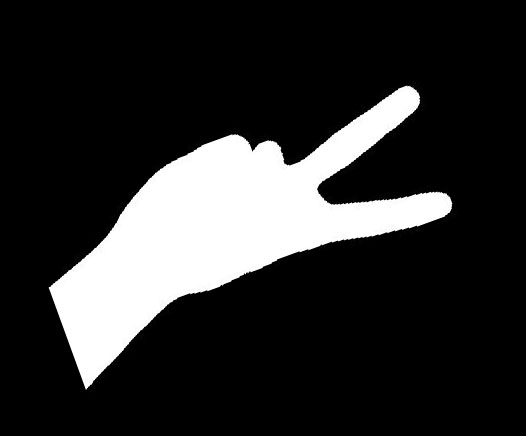
#> input picture code_40/05gesture_recognition/test1.jpg, 526 x 436 px
$ python recognition_shapes.py
#> lines starting #> are read from the running program, lines starting #| are printed output that depends on the picture; after the words box and inside, x2 and y2 are one past the last pixel; in counts of white or black regions, pixels touching at a corner belong together
#> further down, t1 is the input picture: shape (436, 526, 3); min 0, max 255, mean 45.4
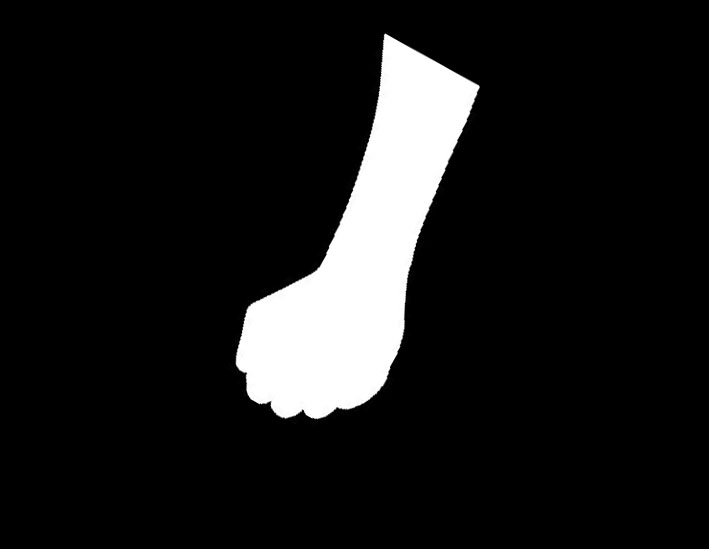
#> input picture code_40/05gesture_recognition/test2.jpg, 709 x 549 px
#> further down, t2 is the input picture: shape (549, 709, 3); min 0, max 255, mean 25.4
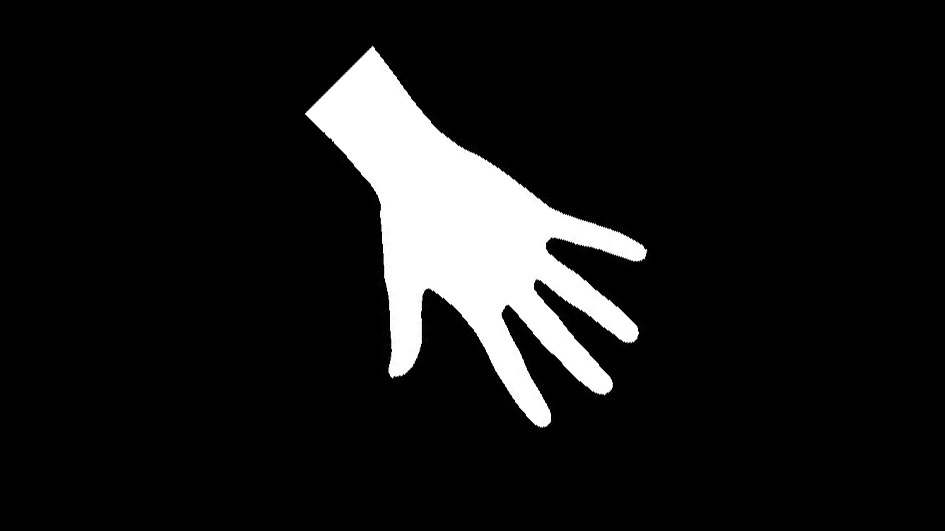
#> input picture code_40/05gesture_recognition/test3.jpg, 945 x 531 px
#> further down, t3 is the input picture: shape (531, 945, 3); min 0, max 255, mean 23.6
#识别剪刀石头布
import cv2
def reg(x):
    o1 = cv2.imread('paper.jpg', 1)
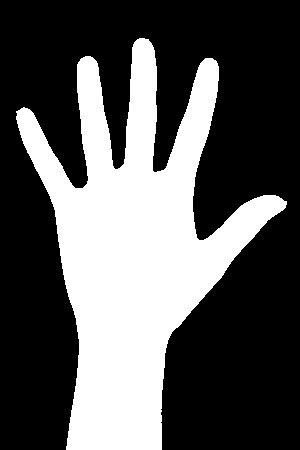
#> input picture code_40/05gesture_recognition/paper.jpg, 300 x 450 px
#> o1 is the input picture: shape (450, 300, 3); min 0, max 255, mean 87.9
    o2 = cv2.imread('rock.jpg', 1)
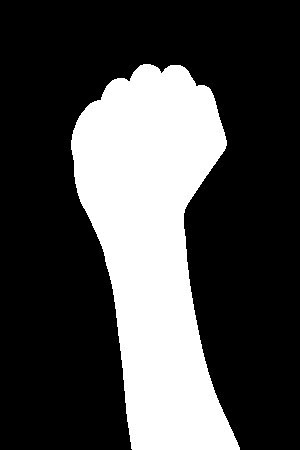
#> input picture code_40/05gesture_recognition/rock.jpg, 300 x 450 px
#> o2 is the input picture: shape (450, 300, 3); min 0, max 255, mean 73.3
    o3 = cv2.imread('scissors.jpg', 1)
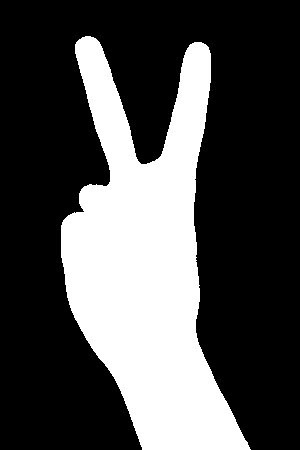
#> input picture code_40/05gesture_recognition/scissors.jpg, 300 x 450 px
#> o3 is the input picture: shape (450, 300, 3); min 0, max 255, mean 77.2
    gray1 = cv2.cvtColor(o1, cv2.COLOR_BGR2GRAY)
    gray2 = cv2.cvtColor(o2, cv2.COLOR_BGR2GRAY)
    gray3 = cv2.cvtColor(o3, cv2.COLOR_BGR2GRAY)
    x_gray = cv2.cvtColor(x, cv2.COLOR_BGR2GRAY)
    ret1, binary1 = cv2.threshold(gray1, 127, 255, cv2.THRESH_BINARY)
#> binary1: shape (450, 300); 34.5% white; 1 white region, box (x1, y1, x2, y2) and area: (16, 38, 287, 450) 46516
    ret2, binary2 = cv2.threshold(gray2, 127, 255, cv2.THRESH_BINARY)
#> binary2: shape (450, 300); 28.7% white; 1 white region, box (x1, y1, x2, y2) and area: (71, 64, 240, 450) 38802
    ret3, binary3 = cv2.threshold(gray3, 127, 255, cv2.THRESH_BINARY)
#> binary3: shape (450, 300); 30.3% white; 1 white region, box (x1, y1, x2, y2) and area: (61, 36, 251, 450) 40868
    ret4, x_binary = cv2.threshold(x_gray,127,255,cv2.THRESH_BINARY)
#> x_binary: shape (436, 526); 17.8% white; 1 white region
    contours1, h1 = cv2.findContours(binary1, cv2.RETR_TREE, cv2.CHAIN_APPROX_SIMPLE)
#> contours1 = 1 contour; box (x1, y1, x2, y2) and area: (16, 38, 287, 450) 45658; h1 = [[-1, -1, -1, -1]]
    contours2, h2 = cv2.findContours(binary2, cv2.RETR_TREE, cv2.CHAIN_APPROX_SIMPLE)
#> contours2 = 1 contour; box (x1, y1, x2, y2) and area: (71, 64, 240, 450) 38323; h2 = [[-1, -1, -1, -1]]
    contours3, h3 = cv2.findContours(binary3, cv2.RETR_TREE, cv2.CHAIN_APPROX_SIMPLE)
#> contours3 = 1 contour; box (x1, y1, x2, y2) and area: (61, 36, 251, 450) 40244; h3 = [[-1, -1, -1, -1]]
    x_contours,h4=cv2.findContours(x_binary,cv2.RETR_TREE,cv2.CHAIN_APPROX_SIMPLE)
#> x_contours = 1 contour; box (x1, y1, x2, y2) and area: (49, 86, 452, 389) 40280; h4 = [[-1, -1, -1, -1]]
    cnt1 = contours1[0]
#> cnt1 = contour of 625 points, box (x1, y1, x2, y2) (16, 38, 287, 450), area 45658
    cnt2 = contours2[0]
#> cnt2 = contour of 418 points, box (x1, y1, x2, y2) (71, 64, 240, 450), area 38323
    cnt3 = contours3[0]
#> cnt3 = contour of 582 points, box (x1, y1, x2, y2) (61, 36, 251, 450), area 40244
    cnt_x=x_contours[0]
#> cnt_x = contour of 748 points, box (x1, y1, x2, y2) (49, 86, 452, 389), area 40280
    match1 = cv2.matchShapes(cnt1, cnt_x, 1, 0.0)
#> match1 = 0.572
    match2 = cv2.matchShapes(cnt2, cnt_x, 1, 0.0)
#> match2 = 0.493
    match3 = cv2.matchShapes(cnt3, cnt_x, 1, 0.0)
#> match3 = 0.00202
    match=[match1,match2,match3]
#> match = [0.572, 0.493, 0.00202]
    max_index=match.index(min(match))
#> max_index = 2
    if max_index==0:
        result='paper'
        cv2.putText(x,result,(0,80),cv2.FONT_HERSHEY_PLAIN,2,(255,0,255),3)
    elif max_index==1:
        result='rock'
        cv2.putText(x, result, (0, 80), cv2.FONT_HERSHEY_PLAIN, 2, (255, 0, 255), 3)
    else:
        result='scissors'
        cv2.putText(x, result, (0, 80), cv2.FONT_HERSHEY_PLAIN, 2, (255, 0, 255), 3)
    return x

t1=cv2.imread('test1.jpg',1)
t2=cv2.imread('test2.jpg',1)
t3=cv2.imread('test3.jpg',1)
cv2.imshow('t1',reg(t1))
cv2.imshow('t2',reg(t2))
#> in reg (call 2), `ret4, x_binary = cv2.threshold(x_gray,127,255,cv2.THRESH_BINARY)`: x_binary: shape (549, 709); 10% white; 1 white region
#> in reg (call 2), `x_contours,h4=cv2.findContours(x_binary,cv2.RETR_TREE,cv2.CHAIN_APPROX..`: x_contours = 1 contour; box (x1, y1, x2, y2) and area: (236, 34, 480, 419) 38334
cv2.imshow('t3',reg(t3))
#> in reg (call 3), `ret4, x_binary = cv2.threshold(x_gray,127,255,cv2.THRESH_BINARY)`: x_binary: shape (531, 945); 9.3% white; 1 white region
#> in reg (call 3), `x_contours,h4=cv2.findContours(x_binary,cv2.RETR_TREE,cv2.CHAIN_APPROX..`: x_contours = 1 contour; box (x1, y1, x2, y2) and area: (305, 46, 647, 428) 45758
#> in reg (call 3), `cnt_x=x_contours[0]`: cnt_x = contour of 704 points, box (x1, y1, x2, y2) (305, 46, 647, 428), area 45758
#> in reg (call 3), `match1 = cv2.matchShapes(cnt1, cnt_x, 1, 0.0)`: match1 = 0.00312
#> in reg (call 3), `match2 = cv2.matchShapes(cnt2, cnt_x, 1, 0.0)`: match2 = 0.994
#> in reg (call 3), `match3 = cv2.matchShapes(cnt3, cnt_x, 1, 0.0)`: match3 = 0.572
#> in reg (call 3), `match=[match1,match2,match3]`: match = [0.00312, 0.994, 0.572]
#> in reg (call 3), `max_index=match.index(min(match))`: max_index = 0
#> in reg (call 3), `cv2.putText(x,result,(0,80),cv2.FONT_HERSHEY_PLAIN,2,(255,0,255),3)`:
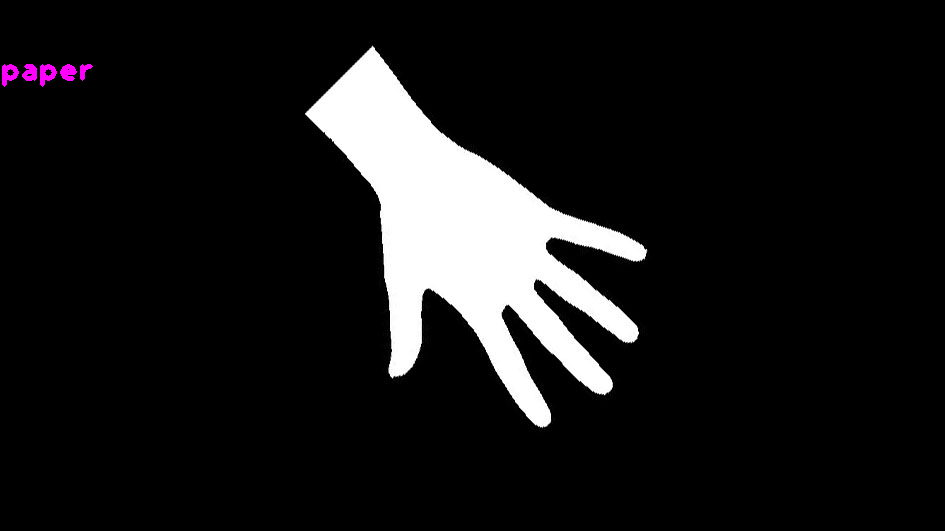
#> x: shape (531, 945, 3); mean B, G, R 24.1, 23.6, 24.1
cv2.waitKey()
cv2.destroyAllWindows()
